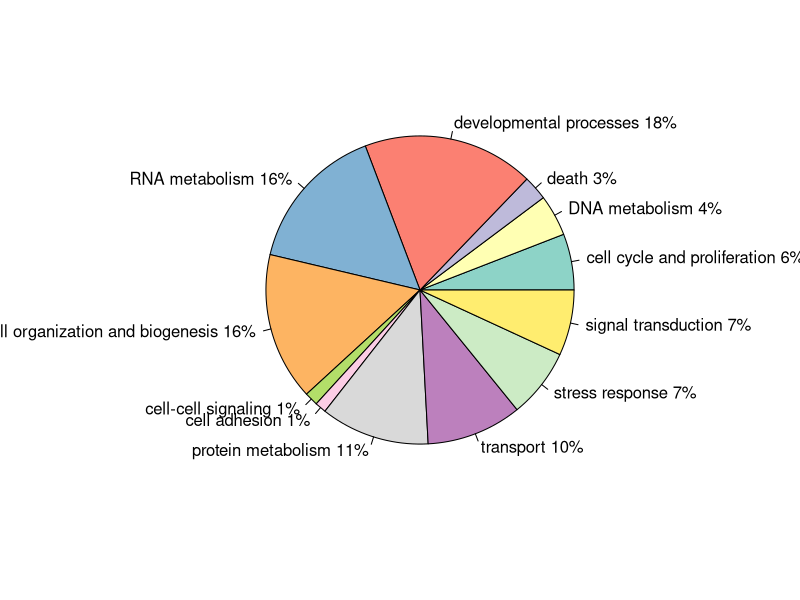
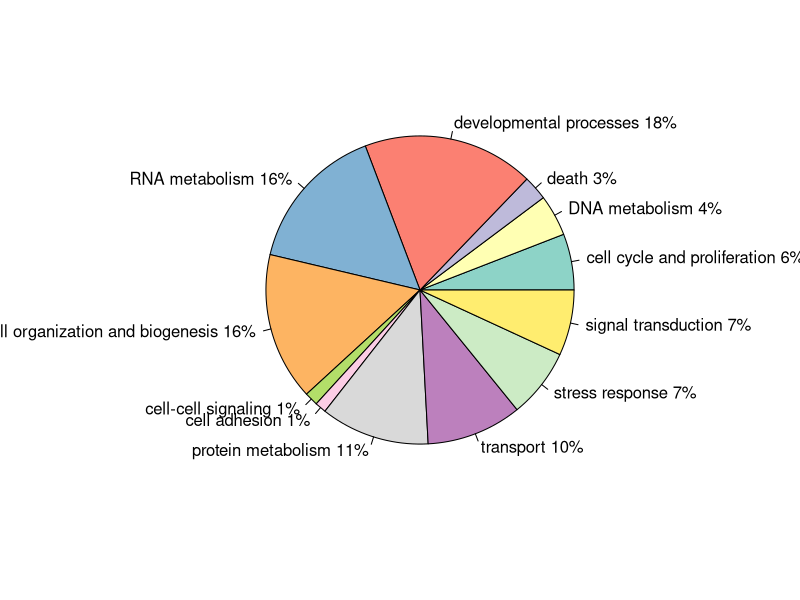
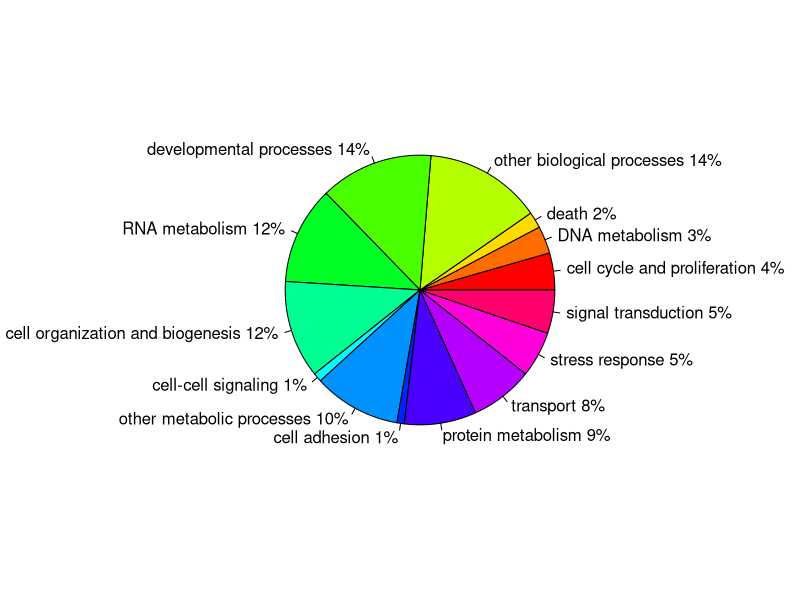

R code for these plots, in order:
## ---- chunk 1
gopie <- read.delim("../analyses/BLAST-to-GOslim/GOslim-P-pie.txt", header = FALSE)
gopie
## ---- chunk 2
piecolors <- RColorBrewer::brewer.pal(12, "Set3")
## ---- chunk 3
slices <- c(8841, 6507, 3858, 26964, 23297, 23265, 2129, 1768, 17143, 15006, 10910, 10319) #create vector of counts of GOslims based on the file read in above; don't use numbers associated with "other biological processes" or "other metabolic processes"
lbls <- c("cell cycle and proliferation", "DNA metabolism", "death", "developmental processes", "RNA metabolism", "cell organization and biogenesis", "cell-cell signaling", "cell adhesion", "protein metabolism", "transport", "stress response", "signal transduction") #create vector of GOslim terms in the same order as the number of counts; don't include "other biological processes" or "other metabolic processes"
pct <- round(slices/sum(slices)*100) #get percentages of each GOslim term
lbls <- paste(lbls, pct) #add percents to labels
lbls <- paste(lbls, "%", sep = "") #ad % to labels
pie(slices,labels = lbls, col = piecolors)
## ---- chunk 4
pdf("../analyses/BLAST-to-GOslim/GOslim-pie-transcriptome-v3.1.pdf")
slices <- c(8841, 6507, 3858, 26964, 23297, 23265, 2129, 1768, 17143, 15006, 10910, 10319) #create vector of counts of GOslims based on the file read in above; don't use numbers associated with "other biological processes" or "other metabolic processes"
lbls <- c("cell cycle and proliferation", "DNA metabolism", "death", "developmental processes", "RNA metabolism", "cell organization and biogenesis", "cell-cell signaling", "cell adhesion", "protein metabolism", "transport", "stress response", "signal transduction") #create vector of GOslim terms in the same order as the number of counts; don't include "other biological processes" or "other metabolic processes"
pct <- round(slices/sum(slices)*100) #get percentages of each GOslim term
lbls <- paste(lbls, pct) #add percents to labels
lbls <- paste(lbls, "%", sep = "") #ad % to labels
pie(slices,labels = lbls, col = piecolors)
## ---- chunk 5
newpiecolors <- rainbow(14)
## ---- chunk 6
slices2 <- c(8841, 6507, 3858, 27904, 26964, 23297, 23265, 2129, 20834, 1768, 17143, 15006, 10910, 10319) #create vector of counts of GOslims based on the file read in above
lbls2 <- c("cell cycle and proliferation", "DNA metabolism", "death", "other biological processes", "developmental processes", "RNA metabolism", "cell organization and biogenesis", "cell-cell signaling", "other metabolic processes", "cell adhesion", "protein metabolism", "transport", "stress response", "signal transduction") #create vector of GOslim terms in the same order as the number of counts
pct2 <- round(slices2/sum(slices2)*100) #get percentages of each GOslim term
lbls2 <- paste(lbls2, pct2) #add percents to labels
lbls2 <- paste(lbls2, "%", sep = "") #ad % to labels
pie(slices2, labels = lbls2, col = newpiecolors, radius = 0.7)
## ---- chunk 7
#pdf("../analyses/BLAST-to-GOslim/allterms.GOslim-pie-transcriptome-v3.1.pdf", width = 11, height = 8.5)
#slices2 <- c(8841, 6507, 3858, 27904, 26964, 23297, 23265, 2129, 20834, 1768, 17143, 15006, 10910, 10319) #create vector of counts of GOslims based on the file read in above
#lbls2 <- c("cell cycle and proliferation", "DNA metabolism", "death", "other biological processes", "developmental processes", "RNA metabolism", "cell organization and biogenesis", "cell-cell signaling", "other metabolic processes", "cell adhesion", "protein metabolism", "transport", "stress response", "signal transduction") #create vector of GOslim terms in the same order as the number of counts
#pct2 <- round(slices2/sum(slices2)*100) #get percentages of each GOslim term
#lbls2 <- paste(lbls2, pct2) #add percents to labels
#lbls2 <- paste(lbls2, "%", sep = "") #ad % to labels
#pie(slices2, labels = lbls2, col = newpiecolors, radius = 0.6)
